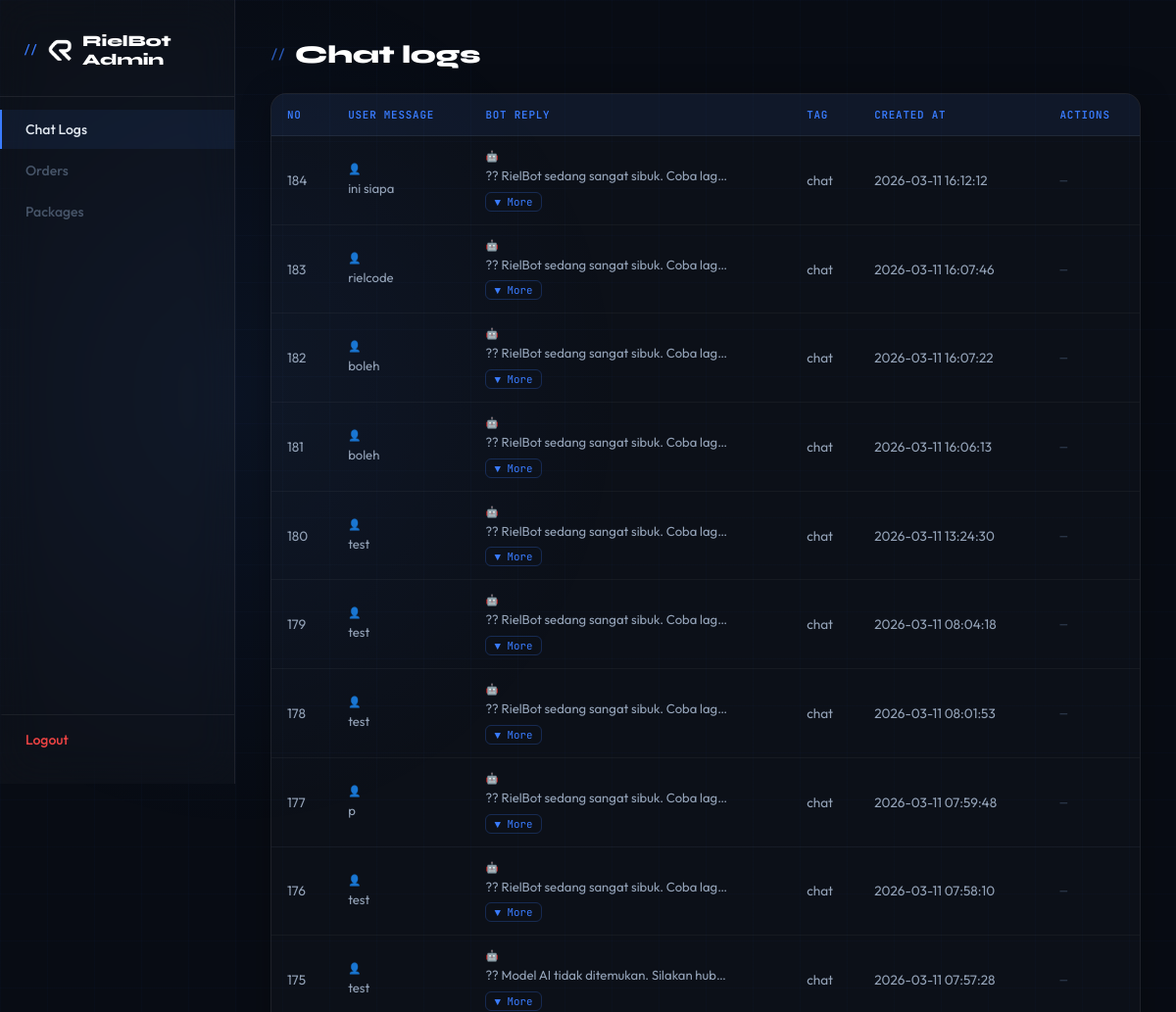
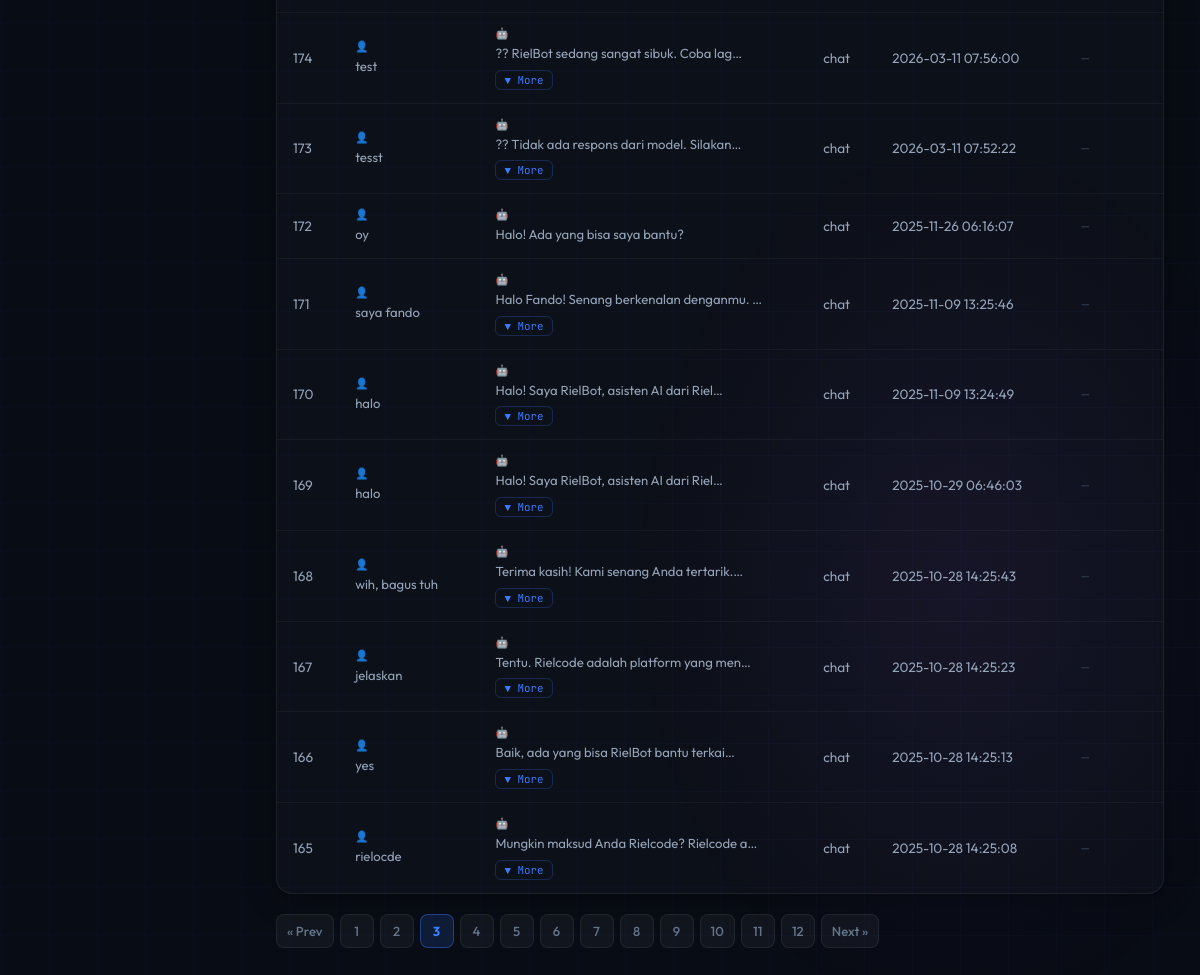
/admin.php?table=chat_logs&page=3 (signed in), run on the app's committed database (2 pictures, top to bottom).
### tables this page shows
CREATE TABLE `chat_logs` (
  `id` int(11) NOT NULL,
  `user_message` text NOT NULL,
  `bot_reply` text NOT NULL,
  `tag` varchar(50) NOT NULL,
  `created_at` timestamp NULL DEFAULT current_timestamp()
);

### admin.php (the view, shortened to what this page needs)
<?php
$configPath = '/home/rier5192/config.php';
if (file_exists($configPath)) {
    $config = require $configPath;
} else {
    $config = require __DIR__ . '/config.php';
}
$dbHost = $config['DB_HOST'] ?? 'localhost';
$dbName = $config['DB_NAME'] ?? 'rielcode';
$dbUser = $config['DB_USER'] ?? 'root';
$dbPass = $config['DB_PASS'] ?? '';
try {
    $pdo = new PDO("mysql:host=$dbHost;dbname=$dbName;charset=utf8", $dbUser, $dbPass);
    $pdo->setAttribute(PDO::ATTR_ERRMODE, PDO::ERRMODE_EXCEPTION);
} catch (PDOException $e) {
    die("DB Connection failed: " . htmlspecialchars($e->getMessage()));
}
$allowedTables = ['chat_logs', 'orders', 'packages'];
$table = in_array($_GET['table'] ?? '', $allowedTables) ? $_GET['table'] : 'chat_logs';
$items_per_page = 20;
$page           = max(1, (int)($_GET['page'] ?? 1));
$offset         = ($page - 1) * $items_per_page;
$total_items = (int)$pdo->query("SELECT COUNT(*) FROM `$table`")->fetchColumn();
$total_pages = max(1, (int)ceil($total_items / $items_per_page));
switch ($table) {
    case 'chat_logs':
    default:
        $stmt = $pdo->prepare("SELECT id, LEFT(user_message, 120) AS user_message, LEFT(bot_reply, 120) AS bot_reply, tag, created_at FROM chat_logs ORDER BY created_at DESC LIMIT :limit OFFSET :offset");
        $columns = ['id', 'user_message', 'bot_reply', 'tag', 'created_at'];
        break;
}
$stmt->bindValue(':limit',  $items_per_page, PDO::PARAM_INT);
$stmt->bindValue(':offset', $offset,         PDO::PARAM_INT);
$stmt->execute();
$logs = $stmt->fetchAll(PDO::FETCH_ASSOC);
?>
<!DOCTYPE html>
<html lang="en">
<head>
    <link rel="stylesheet" href="CSS/admin_style.css">
</head>
<body>
    <div class="wrapper">
        <div class="sidebar">
            <h2>
                <img src="IMG/Rielcode Logo Square Transparent Icon.png" alt="Rielcode" class="sidebar-logo">
                RielBot Admin
            </h2>
            <a href="admin.php?table=chat_logs" class="<?= $table === 'chat_logs' ? 'active' : '' ?>">Chat Logs</a>
            <a href="admin.php?table=orders" class="<?= $table === 'orders'    ? 'active' : '' ?>">Orders</a>
            <a href="admin.php?table=packages" class="<?= $table === 'packages'  ? 'active' : '' ?>">Packages</a>
            <a href="admin_logout.php">Logout</a>
        </div>
        <div class="main-content">
            <h1><?= ucfirst(str_replace('_', ' ', $table)) ?></h1>
            <div class="table-container">
                <table>
                    <thead>
                        <tr>
                            <?php foreach ($columns as $index => $col): ?>
                                <th><?= $index === 0 ? 'No' : ucfirst(str_replace('_', ' ', $col)) ?></th>
                            <?php endforeach; ?>
                            <th>Actions</th>
                        </tr>
                    </thead>
                    <tbody>
                        <?php
                        $no = in_array($table, ['chat_logs', 'orders'])
                            ? $total_items - $offset
                            : $offset + 1;
                        foreach ($logs as $row):
                        ?>
                            <tr>
                                <?php foreach ($columns as $index => $col): ?>
                                    <?php if ($index === 0): ?>
                                        <td><?= in_array($table, ['chat_logs', 'orders']) ? $no-- : $no++ ?></td>
                                    <?php else: ?>
                                        <td>
                                            <?php
                                            if ($table === 'packages' && $col === 'idr_price') {
                                                echo 'IDR ' . number_format($row[$col], 0, ',', '.');
                                            } elseif ($table === 'packages' && $col === 'us_price') {
                                                echo '$' . number_format($row[$col], 2, '.', ',');
                                            } elseif ($table === 'chat_logs' && in_array($col, ['user_message', 'bot_reply'])) {
                                                $uid     = 'msg-' . $row['id'] . '-' . $col;
                                                $preview = htmlspecialchars(mb_substr((string)$row[$col], 0, 40));
                                                $full    = htmlspecialchars((string)$row[$col]);
                                                $label   = $col === 'user_message' ? '👤' : '🤖';
                                                echo '
                                                <div class="expandable-cell">
                                                    <span class="msg-label">' . $label . '</span>
                                                    <span class="msg-preview" id="' . $uid . '-preview">' . $preview . (mb_strlen((string)$row[$col]) > 40 ? '…' : '') . '</span>
                                                    <span class="msg-full" id="' . $uid . '-full" style="display:none;">' . $full . '</span>
                                                    ' . (mb_strlen((string)$row[$col]) > 40 ? '<button class="expand-btn" onclick="toggleMsg(\'' . $uid . '\', this)">▼ More</button>' : '') . '
                                                </div>';
                                            } else {
                                                echo htmlspecialchars((string)$row[$col]);
                                            }
                                            ?>
                                        </td>
                                    <?php endif; ?>
                                <?php endforeach; ?>
                                <td>
                                    <?php if ($table === 'chat_logs'): ?>
                                        <span class="no-actions">—</span>
                                    <?php endif; ?>
                                </td>
                            </tr>
                        <?php endforeach; ?>
                    </tbody>
                </table>
            </div>
            <div class="pagination">
                <?php if ($page > 1): ?>
                    <a href="?table=<?= $table ?>&page=<?= $page - 1 ?>">&laquo; Prev</a>
                <?php endif; ?>
                <?php for ($i = 1; $i <= $total_pages; $i++): ?>
                    <a href="?table=<?= $table ?>&page=<?= $i ?>" class="<?= $i === $page ? 'active' : '' ?>"><?= $i ?></a>
                <?php endfor; ?>
                <?php if ($page < $total_pages): ?>
                    <a href="?table=<?= $table ?>&page=<?= $page + 1 ?>">Next &raquo;</a>
                <?php endif; ?>
            </div>
        </div>
    </div>
</body>
</html>

### CSS/admin_style.css (style rules this page uses)
*, *::before, *::after { margin: 0; padding: 0; box-sizing: border-box; }
html { scroll-behavior: smooth; }
body { font-family: "Outfit", sans-serif; background-color: #080c14; color: #e2e8f0; min-height: 100dvh; overflow-x: hidden; }
body::before { content: ""; position: fixed; inset: 0; background-image: radial-gradient(ellipse 60% 40% at 20% 20%, rgba(58,124,255,0.07) 0%, transparent 55%), radial-gradient(ellipse 50% 40% at 80% 80%, rgba(163,91,255,0.07) 0%, transparent 55%), linear-gradient(rgba(58,124,255,0.025) 1px, transparent 1px), linear-gradient(90deg, rgba(58,124,255,0.025) 1px, transparent 1px); background-size: auto, auto, 48px 48px, 48px 48px; pointer-events: none; z-index: 0; }
.wrapper { display: flex; min-height: 100dvh; position: relative; }
.sidebar { width: 240px; flex-shrink: 0; background: rgba(255,255,255,0.025); border-right: 1px solid rgba(255,255,255,0.07); display: flex; flex-direction: column; padding: 32px 0 24px; position: sticky; top: 0; height: 100dvh; overflow-y: auto; backdrop-filter: blur(20px); -webkit-backdrop-filter: blur(20px); }
.sidebar h2 { font-family: "Syne", sans-serif; font-size: 1rem; font-weight: 800; color: #fff; padding: 0 24px 28px; border-bottom: 1px solid rgba(255,255,255,0.07); margin-bottom: 12px; letter-spacing: -0.2px; display: flex; align-items: center; gap: 10px; }
.sidebar-logo { width: 26px; height: 26px; object-fit: contain; flex-shrink: 0; filter: brightness(1.1); }
.sidebar h2::before { content: "// "; font-family: "JetBrains Mono", monospace; font-size: 0.75rem; color: #3a7cff; font-weight: 500; }
.sidebar a { display: flex; align-items: center; gap: 10px; padding: 11px 24px; color: #475569; text-decoration: none; font-size: 0.875rem; font-weight: 500; transition: all 0.2s ease; border-left: 2px solid transparent; margin: 1px 0; }
.sidebar a.active { color: #e2e8f0; background: rgba(58,124,255,0.08); border-left-color: #3a7cff; }
.sidebar a[href="admin_logout.php"] { margin-top: auto; color: #ef4444; border-top: 1px solid rgba(255,255,255,0.06); padding-top: 16px; margin-top: auto; }
.main-content { flex: 1; padding: 40px 36px; min-width: 0; }
.main-content h1 { font-family: "Syne", sans-serif; font-size: 1.6rem; font-weight: 800; color: #fff; margin-bottom: 24px; letter-spacing: -0.3px; display: flex; align-items: center; gap: 10px; }
.main-content h1::before { content: "//"; font-family: "JetBrains Mono", monospace; font-size: 0.8rem; color: #3a7cff; font-weight: 500; opacity: 0.7; }
.table-container { background: rgba(255,255,255,0.02); border: 1px solid rgba(255,255,255,0.07); border-radius: 16px; overflow: hidden; box-shadow: 0 4px 32px rgba(0,0,0,0.3); }
table { width: 100%; border-collapse: collapse; font-size: 0.85rem; }
thead { background: rgba(58,124,255,0.07); border-bottom: 1px solid rgba(255,255,255,0.07); }
th { padding: 14px 16px; text-align: left; font-family: "JetBrains Mono", monospace; font-size: 0.68rem; font-weight: 600; color: #3a7cff; letter-spacing: 0.8px; text-transform: uppercase; white-space: nowrap; }
td { padding: 13px 16px; border-bottom: 1px solid rgba(255,255,255,0.04); color: #94a3b8; vertical-align: middle; max-width: 280px; overflow: hidden; text-overflow: ellipsis; white-space: nowrap; }
tbody tr { transition: background 0.15s ease; }
tbody tr:last-child td { border-bottom: none; }
.pagination { display: flex; gap: 6px; margin-top: 20px; flex-wrap: wrap; align-items: center; }
.pagination a { display: inline-flex; align-items: center; justify-content: center; min-width: 34px; height: 34px; padding: 0 10px; border-radius: 8px; background: rgba(255,255,255,0.04); border: 1px solid rgba(255,255,255,0.07); color: #64748b; text-decoration: none; font-size: 0.82rem; font-weight: 500; transition: all 0.2s ease; }
.pagination a.active { background: rgba(58,124,255,0.15); border-color: rgba(58,124,255,0.4); color: #3a7cff; font-weight: 700; }

### data on the page
chat_logs: label "👤", preview "ini siapa", label "🤖", preview "?? RielBot sedang sangat sibuk. Coba lag", tag "chat", created_at "2026-03-11 16:12:12"
chat_logs: label "👤", preview "rielcode", label "🤖", preview "?? RielBot sedang sangat sibuk. Coba lag", tag "chat", created_at "2026-03-11 16:07:46"
chat_logs: label "👤", preview "boleh", label "🤖", preview "?? RielBot sedang sangat sibuk. Coba lag", tag "chat", created_at "2026-03-11 16:07:22"
chat_logs: label "👤", preview "boleh", label "🤖", preview "?? RielBot sedang sangat sibuk. Coba lag", tag "chat", created_at "2026-03-11 16:06:13"
chat_logs: label "👤", preview "test", label "🤖", preview "?? RielBot sedang sangat sibuk. Coba lag", tag "chat", created_at "2026-03-11 13:24:30"
chat_logs: label "👤", preview "test", label "🤖", preview "?? RielBot sedang sangat sibuk. Coba lag", tag "chat", created_at "2026-03-11 08:04:18"
chat_logs: label "👤", preview "test", label "🤖", preview "?? RielBot sedang sangat sibuk. Coba lag", tag "chat", created_at "2026-03-11 08:01:53"
chat_logs: label "👤", preview "p", label "🤖", preview "?? RielBot sedang sangat sibuk. Coba lag", tag "chat", created_at "2026-03-11 07:59:48"
chat_logs: label "👤", preview "test", label "🤖", preview "?? RielBot sedang sangat sibuk. Coba lag", tag "chat", created_at "2026-03-11 07:58:10"
chat_logs: label "👤", preview "test", label "🤖", preview "?? Model AI tidak ditemukan. Silakan hub", tag "chat", created_at "2026-03-11 07:57:28"
chat_logs: label "👤", preview "test", label "🤖", preview "?? RielBot sedang sangat sibuk. Coba lag", tag "chat", created_at "2026-03-11 07:56:00"
chat_logs: label "👤", preview "tesst", label "🤖", preview "?? Tidak ada respons dari model. Silakan", tag "chat", created_at "2026-03-11 07:52:22"
chat_logs: label "👤", preview "oy", label "🤖", preview "Halo! Ada yang bisa saya bantu?", tag "chat", created_at "2025-11-26 06:16:07"
chat_logs: label "👤", preview "saya fando", label "🤖", preview "Halo Fando! Senang berkenalan denganmu.", tag "chat", created_at "2025-11-09 13:25:46"
chat_logs: label "👤", preview "halo", label "🤖", preview "Halo! Saya RielBot, asisten AI dari Riel", tag "chat", created_at "2025-11-09 13:24:49"
chat_logs: label "👤", preview "halo", label "🤖", preview "Halo! Saya RielBot, asisten AI dari Riel", tag "chat", created_at "2025-10-29 06:46:03"
chat_logs: label "👤", preview "wih, bagus tuh", label "🤖", preview "Terima kasih! Kami senang Anda tertarik.", tag "chat", created_at "2025-10-28 14:25:43"
chat_logs: label "👤", preview "jelaskan", label "🤖", preview "Tentu. Rielcode adalah platform yang men", tag "chat", created_at "2025-10-28 14:25:23"
chat_logs: label "👤", preview "yes", label "🤖", preview "Baik, ada yang bisa RielBot bantu terkai", tag "chat", created_at "2025-10-28 14:25:13"
chat_logs: label "👤", preview "rielocde", label "🤖", preview "Mungkin maksud Anda Rielcode? Rielcode a", tag "chat", created_at "2025-10-28 14:25:08"

### other printed values
str_replace('_', ' ', $table) "Chat logs"
str_replace('_', ' ', $col) "USER MESSAGE"
str_replace('_', ' ', $col) "BOT REPLY"
str_replace('_', ' ', $col) "TAG"
str_replace('_', ' ', $col) "CREATED AT"
